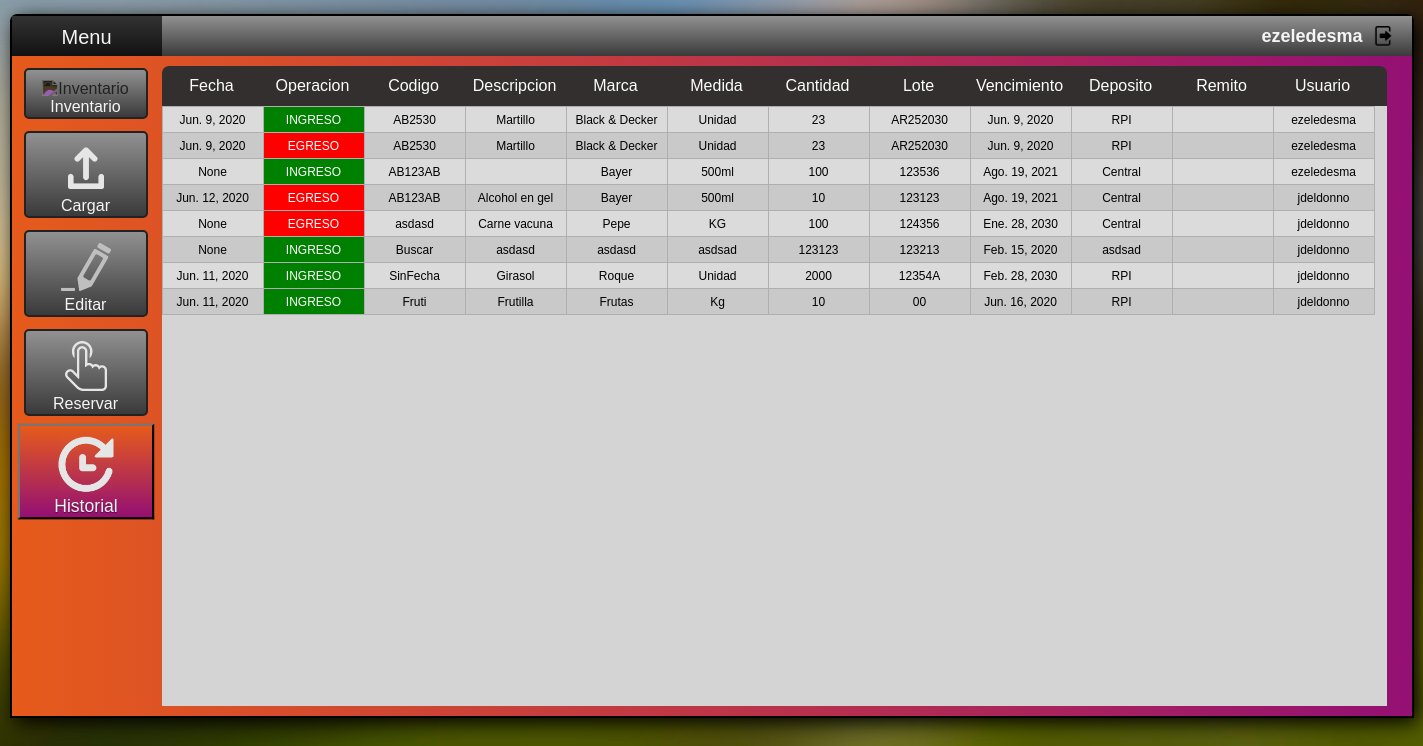
Page /historial (signed in) on the committed database.
### Sistema_Gestion_App/models.py (models this page shows, shortened)
class Historial (models.Model):
    fecha=models.DateField(blank=True)
    operacion=models.CharField(max_length=20)
    codigo=models.CharField(max_length=30)
    descripcion=models.CharField(max_length=40)
    marca=models.CharField(max_length=20)
    medida=models.CharField(max_length=20)
    cantidad=models.IntegerField()
    lote=models.CharField(max_length=20)
    vencimiento=models.DateField()
    deposito=models.CharField(max_length=30)
    remito=models.CharField(max_length=20)
    usuario=models.CharField(max_length=20)
    timestamp=models.DateTimeField(auto_now=True)

### Sistema_Gestion_App/views.py (the view)
# urls.py: path('historial', views.historial, name="Historial"),
@login_required
def historial (request):
    global historiales
    historiales=Historial.objects.filter(descripcion__icontains="")
    return render(request, "inventario/historial.html",{"historiales":historiales})

### Sistema_Gestion_App/templates/inventario/historial.html (shortened to what this page needs)
<!doctype html>
<html>
<head>
{% load static %}
{% include 'links.html' %}
<link rel="stylesheet" href="{% static 'css/historial.css' %}"/>
</head>
<body>
<div id="centrar">
<nav class="barralateral">
    <div class="menu">
        <a href="{% url 'Menu' %}">
            <p>Menu</p>
        </a>
    </div>
    <a href="{% url 'Inventario' %}">
        <div class="boton">
          <img class="icon" alt="Inventario" draggable="false" src="{% static 'imagenes/inventario.png' %}">
          <p>Inventario</p>
        </div>
    </a>
    <a href="{% url 'Cargar' %}">
        <div class="boton">
          <img class="icon" alt="Cargar" draggable="false" src="{% static 'imagenes/cargar.png' %}">
          <p>Cargar</p>
        </div>
    </a>
    <a href="{% url 'Editar' %}">
        <div class="boton">
            <img class="icon" alt="Editar" draggable="false" src="{% static 'imagenes/editar.png' %}">
            <p>Editar</p>
        </div>
    </a>
    <a href="{% url 'Reservar' %}">
        <div class="boton">
            <img class="icon" alt="Reservar" draggable="false" src="{% static 'imagenes/reservar.png' %}">
            <p>Reservar</p>
        </div>
    </a>
    <a href="{% url 'Historial' %}">
        <div class="seleccionado">
            <img class="icon" alt="Historial" draggable="false" src="{% static 'imagenes/historial.png' %}">
            <p>Historial</p>
        </div>
    </a>
</nav>
{% include 'cabecera.html' %}
<section>
    <div class="tabla">
        <div class="header">
        <table>
            <tr>
                <td>Fecha</td>
                <td>Operacion</td>
                <td>Codigo</td>
                <td>Descripcion</td>
                <td>Marca</td>
                <td>Medida</td>
                <td>Cantidad</td>
                <td>Lote</td>
                <td>Vencimiento</td>
                <td>Deposito</td>
                <td>Remito</td>
                <td>Usuario</td>
            </tr>
        </table>
        </div>
        <div class="content">
        <table>
            <tbody>
                {% for historial in historiales %}
                <tr>
                    <td>{{historial.fecha}}</td>
                    {% if historial.operacion == "INGRESO" %}
                    <td class="ingreso">{{historial.operacion}}</td>
                    {% else %}
                    <td class="egreso">{{historial.operacion}}</td>
                    {% endif %}
                    <td>{{historial.codigo}}</td>
                    <td>{{historial.descripcion}}</td>
                    <td>{{historial.marca}}</td>
                    <td>{{historial.medida}}</td>
                    <td>{{historial.cantidad}}</td>
                    <td>{{historial.lote}}</td>
                    <td>{{historial.vencimiento}}</td>
                    <td>{{historial.deposito}}</td>
                    <td>{{historial.remito}}</td>
                    <td>{{historial.usuario}}</td>
                </tr>
                {% endfor %}
            </tbody>
        </table>
        </div>
    </div>
</section>
</div>
</body>
</html>

### Sistema_Gestion_App/templates/cabecera.html (shortened to what this page needs)
{% load static %}
<head>
</head>
<header class="cabecera">
    <div class="cabeceraContenido">
    <div class="titulo">
        {{ user.get_username }}
    </div>
    <a href="{% url 'Salir' %}">
        <img class="iconCabecera" alt="Salir" draggable="false" src="{% static 'imagenes/salir.png' %}">
    </a>
    </div>
</header>

### Sistema_Gestion_App/static/css/menu.css (style rules this page uses)
* { padding:0; margin:0; font-size: 100%; font-weight: normal; font-family: Arial, Helvetica, sans-serif; }
body { background: url("/static/imagenes/fondo.jpg"); background-size: cover; background-attachment:fixed; }
#centrar { width: 1400px; height: 700px; margin:auto; margin-top: 1%; background-image: linear-gradient(to Right,#e65b1b,#941073); border: 2px solid black; border-top-left-radius: 7px; border-top-right-radius: 7px; box-shadow: 5px 5px 20px black; }
.barralateral { float:left; padding:0; width:150px; height: 640px; }
.barralateral .menu { color: whitesmoke; background-image: linear-gradient(to Bottom,#333333,#111111); height:40px; text-align: center; user-select: none; }
.barralateral .menu p { padding-top: 10px; font-size: 20px; }
.barralateral .icon { width:50px; filter: invert(90%); }
a:link, a:visited { text-decoration: none; color:whitesmoke; }
.boton { background-image: linear-gradient(to Bottom,#919191,#3a3a3a); text-align: center; margin: 12px; padding-top: 10px; padding-bottom: 1px; transition: 0.5s ease-in-out 0.05s; width:120px; border:none; border-radius: 5px; border: 2px double #222222; }
.seleccionado { background-image: linear-gradient(to Bottom,#268626,#144617); text-align: center; margin: 12px; padding-top: 10px; padding-bottom: 1px; transition: 0.5s ease-in-out 0.05s; width:120px; border: 2px outset #222222; transform: scale(1.1); border-radius: 0px; text-shadow: 0 1px 1px rgba(0,0,0,0.5); }
.cabecera { background-image: linear-gradient(to Bottom,#919191,#3a3a3a); width: 1250px; height:40px; margin-left: 150px; }
.cabeceraContenido { display: flex; margin-left: calc(100% - 150px); }
.cabecera .titulo { color: whitesmoke; font-size: large; text-align: right; padding-top: 10px; padding-right: 10px; font-weight: bold; }
.iconCabecera { padding-top: 10px; padding-right: 30px; width:20px; }

### Sistema_Gestion_App/static/css/seleccionado.css (style rules this page uses)
.seleccionado { background-image: linear-gradient(to Bottom,#e65b1b,#941073); text-align: center; margin: 12px; padding-top: 10px; padding-bottom: 1px; transition: 0.5s ease-in-out 0.05s; width:120px; border: 2px outset #222222; transform: scale(1.1); border-radius: 0px; text-shadow: 0 1px 1px rgba(0,0,0,0.5); }

### Sistema_Gestion_App/static/css/historial.css (style rules this page uses)
.tabla { display: flex; flex-direction: column; margin-top: 10px; width: 1225px; text-align: center; justify-content: flex-end; }
table { border-collapse: collapse; }
.header { background-color: #332f2f; border-top-left-radius: 7px; border-top-right-radius: 7px; color: #FDFDFD; }
.header table td { height:40px; width: 100px; max-width: 100px; border-right: 1px solid transparent; }
.content { height: 600px; overflow-y: scroll; word-wrap: break-word; background-color: #d4d4d4; }
.content td { border-collapse: collapse; border: 1px solid #afafaf; font-size: 12px; width: 100px; max-width: 100px; height: 25px; }
.content tr:nth-child(even) { background-color: #c9c9c9; }
.content tr:nth-child(odd) { background-color: #dbdbdb; }
.content td.ingreso { background-color: green; color:white; }
.egreso { background-color: red; color:white; }

### rows in the picture
Historial: fecha "Jun. 9, 2020", operacion "INGRESO", codigo "AB2530", descripcion "Martillo", marca "Black & Decker", medida "Unidad", cantidad "23", lote "AR252030", vencimiento "Jun. 9, 2020", deposito "RPI", usuario "ezeledesma"
Historial: fecha "Jun. 9, 2020", operacion "EGRESO", codigo "AB2530", descripcion "Martillo", marca "Black & Decker", medida "Unidad", cantidad "23", lote "AR252030", vencimiento "Jun. 9, 2020", deposito "RPI", usuario "ezeledesma"
Historial: fecha "None", operacion "INGRESO", codigo "AB123AB", marca "Bayer", medida "500ml", cantidad "100", lote "123536", vencimiento "Ago. 19, 2021", deposito "Central", usuario "ezeledesma"
Historial: fecha "Jun. 12, 2020", operacion "EGRESO", codigo "AB123AB", descripcion "Alcohol en gel", marca "Bayer", medida "500ml", cantidad "10", lote "123123", vencimiento "Ago. 19, 2021", deposito "Central", usuario "jdeldonno"
Historial: fecha "None", operacion "EGRESO", codigo "asdasd", descripcion "Carne vacuna", marca "Pepe", medida "KG", cantidad "100", lote "124356", vencimiento "Ene. 28, 2030", deposito "Central", usuario "jdeldonno"
Historial: fecha "None", operacion "INGRESO", codigo "Buscar", descripcion "asdasd", marca "asdasd", medida "asdsad", cantidad "123123", lote "123213", vencimiento "Feb. 15, 2020", deposito "asdsad", usuario "jdeldonno"
Historial: fecha "Jun. 11, 2020", operacion "INGRESO", codigo "SinFecha", descripcion "Girasol", marca "Roque", medida "Unidad", cantidad "2000", lote "12354A", vencimiento "Feb. 28, 2030", deposito "RPI", usuario "jdeldonno"
Historial: fecha "Jun. 11, 2020", operacion "INGRESO", codigo "Fruti", descripcion "Frutilla", marca "Frutas", medida "Kg", cantidad "10", lote "00", vencimiento "Jun. 16, 2020", deposito "RPI", usuario "jdeldonno"

### other values in the picture
{{ user.get_username }} "ezeledesma"
